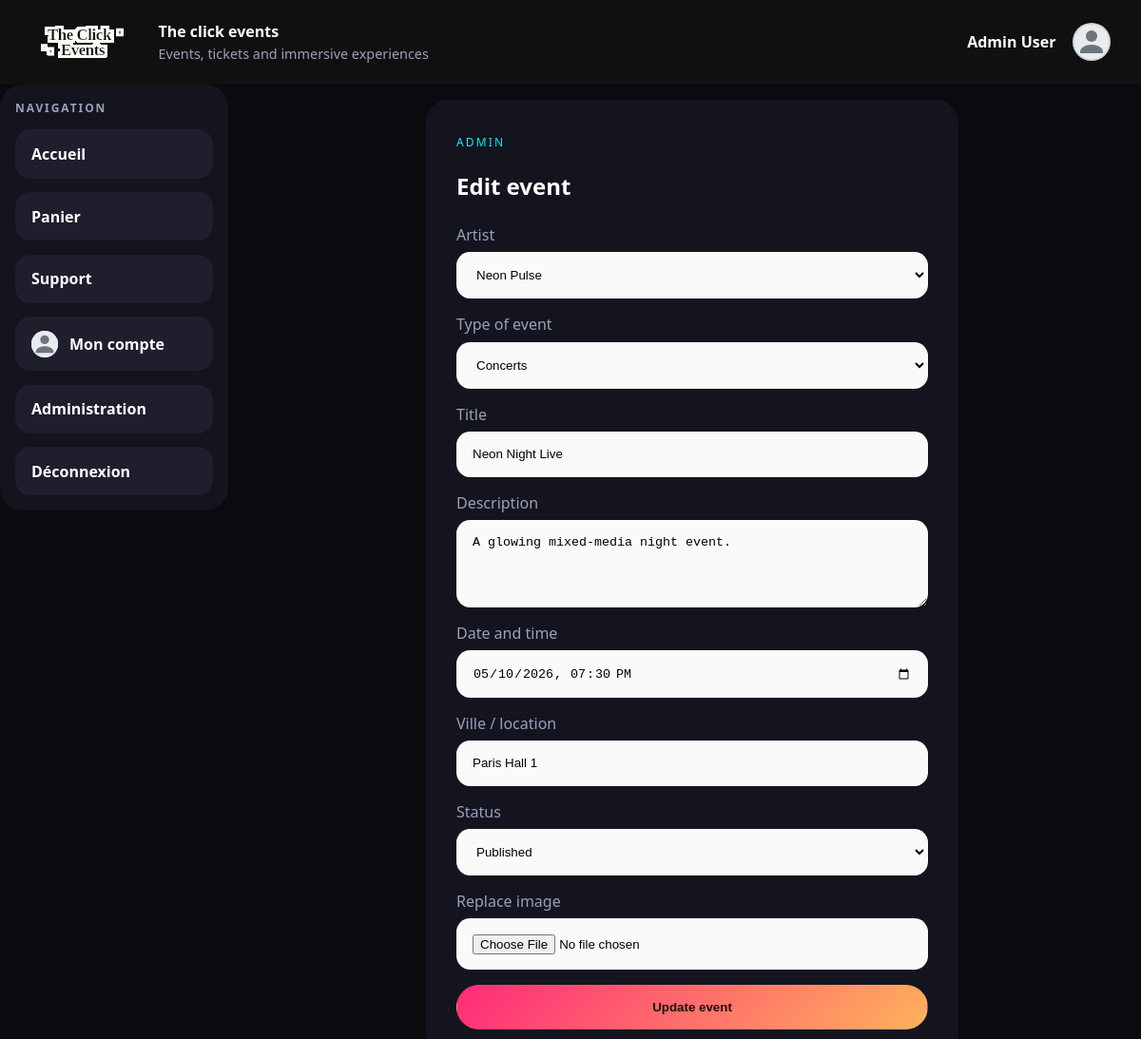
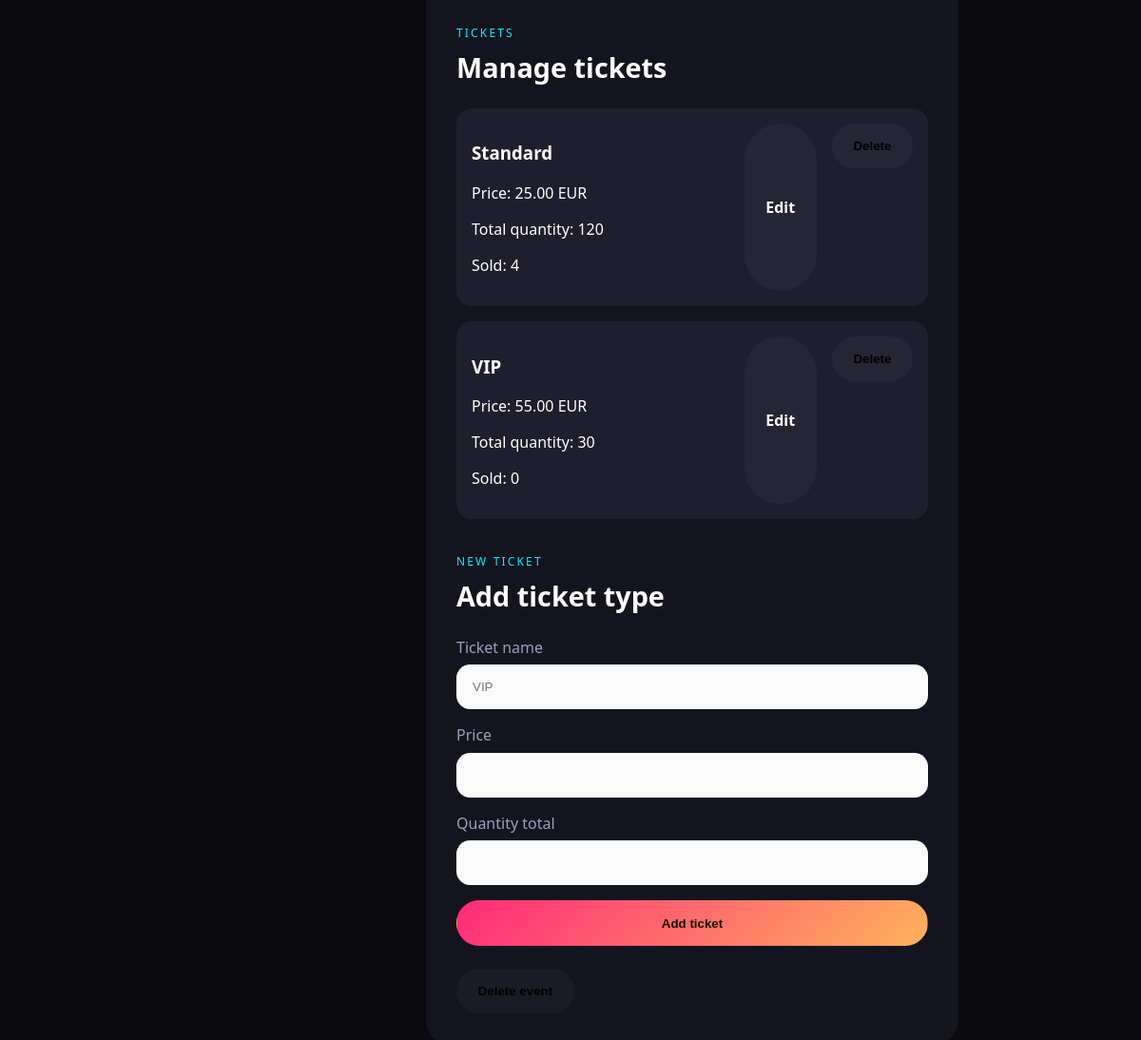
Page /events/edit?id=1 (signed in) on the committed database (2 pictures, top to bottom).
### tables this page shows
CREATE TABLE events (
    id INTEGER PRIMARY KEY AUTOINCREMENT,
    artist_id INTEGER DEFAULT NULL,
    user_artist_id INTEGER DEFAULT NULL,
    title TEXT NOT NULL,
    slug TEXT NOT NULL UNIQUE,
    description TEXT NOT NULL,
    event_date TEXT NOT NULL,
    location TEXT NOT NULL,
    image_path TEXT DEFAULT NULL,
    status TEXT NOT NULL DEFAULT 'draft',
    approval_status TEXT NOT NULL DEFAULT 'pending',
    created_at TEXT DEFAULT CURRENT_TIMESTAMP, category TEXT NOT NULL DEFAULT 'concert',
    FOREIGN KEY (artist_id) REFERENCES artists(id) ON DELETE CASCADE,
    FOREIGN KEY (user_artist_id) REFERENCES users(id) ON DELETE CASCADE
);

CREATE TABLE artists (
    id INTEGER PRIMARY KEY AUTOINCREMENT,
    name TEXT NOT NULL,
    slug TEXT NOT NULL UNIQUE,
    description TEXT NOT NULL,
    image_path TEXT DEFAULT NULL,
    created_at TEXT DEFAULT CURRENT_TIMESTAMP
, user_id INTEGER DEFAULT NULL);

CREATE TABLE tickets (
    id INTEGER PRIMARY KEY AUTOINCREMENT,
    event_id INTEGER NOT NULL,
    name TEXT NOT NULL,
    price REAL NOT NULL,
    quantity_total INTEGER NOT NULL,
    quantity_sold INTEGER NOT NULL DEFAULT 0,
    created_at TEXT DEFAULT CURRENT_TIMESTAMP,
    FOREIGN KEY (event_id) REFERENCES events(id) ON DELETE CASCADE
);

### config/bootstrap.php (called while the page is built, shortened)
<?php
spl_autoload_register(static function (string $class): void {
    $prefix = 'App\\';
    $relativeClass = substr($class, strlen($prefix));
    $candidates = [
        APP_PATH . '/' . str_replace('\\', '/', $relativeClass) . '.php',
        CONFIG_PATH . '/' . str_replace('Config\\', '', $relativeClass) . '.php',
    ];
    foreach ($candidates as $file) {
        if (is_file($file)) {
            return;
        }
    }
});
function view(string $template, array $data = []): void
{
    require VIEW_PATH . '/layouts/main.php';
}
function e(?string $value): string
{
    return htmlspecialchars($value ?? '', ENT_QUOTES, 'UTF-8');
}

### app/core/Controller.php (called while the page is built, shortened)
<?php
abstract class Controller
{
    protected function render(string $template, array $data = []): void
    {
        view($template, $data);
    }
}

### app/controllers/EventController.php (called while the page is built, shortened)
<?php
final class EventController extends Controller
{
    public function edit(): void
    {
        $eventId = (int) ($_GET['id'] ?? 0);
        $event = (new Event())->findById($eventId);
        $this->render('event/edit', [
            'event' => $event,
            'artists' => (new Artist())->all(),
            'categories' => Event::CATEGORIES,
            'tickets' => (new Ticket())->forEvent($eventId),
        ]);
    }
}

### app/models/BaseModel.php (called while the page is built, shortened)
<?php
abstract class BaseModel
{
    protected PDO $db;
    public function __construct()
    {
        $this->db = Database::connection();
    }
    protected function fetchAll(string $sql, array $params = []): array
    {
        $statement = $this->db->prepare($sql);
        $statement->execute($params);
        return $statement->fetchAll();
    }
    protected function fetchOne(string $sql, array $params = []): ?array
    {
        $statement = $this->db->prepare($sql);
        $statement->execute($params);
        $result = $statement->fetch();
        return $result === false ? null : $result;
    }
}

### config/Database.php (called while the page is built, shortened)
<?php
final class Database
{
    private static ?PDO $instance = null;
    public static function connection(): PDO
    {
        if (self::$instance instanceof PDO) {
            return self::$instance;
        }
        $driver = strtolower((string) ($_ENV['DB_DRIVER'] ?? 'sqlite'));
        $sqliteFile = dirname(__DIR__) . '/data/phpjs.sqlite';
        $sqliteDir = dirname($sqliteFile);
        $dsn = 'sqlite:' . $sqliteFile;
        try {
            self::$instance = new PDO($dsn, null, null, [
                PDO::ATTR_ERRMODE => PDO::ERRMODE_EXCEPTION,
                PDO::ATTR_DEFAULT_FETCH_MODE => PDO::FETCH_ASSOC,
            ]);
            self::$instance->exec('PRAGMA foreign_keys = ON');
            self::migrateSqlite(self::$instance);
            $row = self::$instance->query('SELECT COUNT(*) AS count FROM users')->fetch();
        } catch (PDOException $exception) {
            throw new RuntimeException('SQLite connection failed: ' . $exception->getMessage(), 0, $exception);
        }
        return self::$instance;
    }
    private static function migrateSqlite(PDO $pdo): void
    {
        self::ensureColumn($pdo, 'artists', 'user_id', 'INTEGER DEFAULT NULL');
        self::ensureColumn($pdo, 'events', 'category', "TEXT NOT NULL DEFAULT 'concert'");
        self::ensureUniqueIndex($pdo, 'artists', 'user_id');
        self::ensureCartItemsTable($pdo);
    }
    private static function ensureCartItemsTable(PDO $pdo): void
    {
        $columns = $pdo->query('PRAGMA table_info(cart_items)')->fetchAll();
        if ($columns !== false && count($columns) > 0) {
            return;
        }
    }
    private static function ensureColumn(PDO $pdo, string $table, string $column, string $definition): void
    {
        $columns = $pdo->query('PRAGMA table_info(' . $table . ')')->fetchAll();
        foreach ($columns as $existingColumn) {
            if (($existingColumn['name'] ?? null) === $column) {
                return;
            }
        }
    }
    private static function ensureUniqueIndex(PDO $pdo, string $table, string $column): void
    {
        $indexName = $table . '_' . $column . '_unique_idx';
        $indexes = $pdo->query('PRAGMA index_list(' . $table . ')')->fetchAll();
        foreach ($indexes as $index) {
            if (($index['name'] ?? null) === $indexName) {
                return;
            }
        }
    }
}

### app/models/Artist.php (called while the page is built, shortened)
<?php
final class Artist extends BaseModel
{
    public function all(): array
    {
        return $this->fetchAll(
            'SELECT artists.*, users.full_name AS user_full_name, users.email AS user_email, users.profile_picture_path AS user_profile_picture_path
             FROM artists
             LEFT JOIN users ON users.id = artists.user_id
             ORDER BY artists.created_at DESC'
        );
    }
}

### app/models/Event.php (called while the page is built, shortened)
<?php
final class Event extends BaseModel
{
    public function findById(int $id): ?array
    {
        return $this->fetchOne('SELECT * FROM events WHERE id = :id LIMIT 1', [':id' => $id]);
    }
}

### app/models/Ticket.php (called while the page is built, shortened)
<?php
final class Ticket extends BaseModel
{
    public function forEvent(int $eventId): array
    {
        return $this->fetchAll(
            'SELECT * FROM tickets WHERE event_id = :event_id ORDER BY price ASC',
            [':event_id' => $eventId]
        );
    }
}

### app/views/event/edit.php (the view, shortened to what this page needs)
<section class="auth-card">
    <span class="eyebrow">Admin</span>
    <h1>Edit event</h1>
    <form method="post" action="/events/update" enctype="multipart/form-data" class="auth-form">
        <label>
            Artist
            <select name="artist_id" required>
                <?php foreach ($artists as $artist): ?>
                    <option value="<?= e((string) $artist['id']) ?>" <?= (int) $artist['id'] === (int) $event['artist_id'] ? 'selected' : '' ?>>
                        <?= e($artist['name']) ?>
                    </option>
                <?php endforeach; ?>
            </select>
        </label>
        <label>
            Type of event
            <select name="category" required>
                <?php foreach ($categories as $key => $label): ?>
                    <option value="<?= e($key) ?>" <?= ($event['category'] ?? 'concert') === $key ? 'selected' : '' ?>><?= e($label) ?></option>
                <?php endforeach; ?>
            </select>
        </label>
        <label>
            Title
            <input type="text" name="title" value="<?= e($event['title']) ?>" required>
        </label>
        <label>
            Description
            <textarea name="description" rows="4" required><?= e($event['description']) ?></textarea>
        </label>
        <label>
            Date and time
            <input type="datetime-local" name="event_date" value="<?= e(str_replace(' ', 'T', substr((string) $event['event_date'], 0, 16))) ?>" required>
        </label>
        <label>
            Ville / location
            <input type="text" name="location" value="<?= e($event['location']) ?>" required>
        </label>
        <label>
            Status
            <select name="status" required>
                <?php foreach (['draft', 'published', 'cancelled'] as $status): ?>
                    <option value="<?= e($status) ?>" <?= $event['status'] === $status ? 'selected' : '' ?>><?= e(ucfirst($status)) ?></option>
                <?php endforeach; ?>
            </select>
        </label>
        <label>
            Replace image
            <input type="file" name="image" accept="image/*">
        </label>
        <button type="submit" class="button button-primary">Update event</button>
    </form>
    <div class="section-heading" style="margin-top:2rem;">
        <span>Tickets</span>
        <h2>Manage tickets</h2>
    </div>
    <?php if (empty($tickets)): ?>
        <p>No tickets yet.</p>
    <?php else: ?>
        <div class="cart-items">
            <?php foreach ($tickets as $ticket): ?>
                <article class="cart-item">
                    <div>
                        <h3><?= e($ticket['name']) ?></h3>
                        <p>Price: <?= e(number_format((float) $ticket['price'], 2)) ?> EUR</p>
                        <p>Total quantity: <?= e((string) $ticket['quantity_total']) ?></p>
                        <p>Sold: <?= e((string) $ticket['quantity_sold']) ?></p>
                    </div>
                    <div class="hero-actions" style="margin-top:0;">
                        <a class="button button-secondary" href="/tickets/edit?id=<?= e((string) $ticket['id']) ?>">Edit</a>
                        <form method="post" action="/tickets/delete">
                            <button class="button button-secondary" type="submit">Delete</button>
                        </form>
                    </div>
                </article>
            <?php endforeach; ?>
        </div>
    <?php endif; ?>
    <div class="section-heading" style="margin-top:2rem;">
        <span>New ticket</span>
        <h2>Add ticket type</h2>
    </div>
    <form method="post" action="/tickets/store" class="auth-form">
        <label>
            Ticket name
            <input type="text" name="name" placeholder="VIP" required>
        </label>
        <label>
            Price
            <input type="number" step="0.01" name="price" required>
        </label>
        <label>
            Quantity total
            <input type="number" name="quantity_total" required>
        </label>
        <button type="submit" class="button button-primary">Add ticket</button>
    </form>
    <form method="post" action="/events/delete" style="margin-top:1rem;">
        <button class="button button-secondary" type="submit">Delete event</button>
    </form>
</section>

### public/css/style.css (style rules this page uses)
:root { --bg: #0a0a0f; --panel: #14141f; --panel-2: #1e1e2d; --text: #ffffff; --muted: #9aa0b8; --accent: #ff2a7a; --accent-2: #00f0ff; --border: transparent; }
* { box-sizing: border-box; }
body { margin: 0; font-family: "Segoe UI", "Helvetica Neue", Arial, sans-serif; background: var(--bg); color: var(--text); }
a { color: inherit; text-decoration: none; }
.eyebrow, .section-heading span, .stats-card span { text-transform: uppercase; letter-spacing: 0.18em; color: var(--accent-2); font-size: 0.75rem; }
.hero-actions { display: flex; gap: 1rem; margin-top: 1.8rem; flex-wrap: wrap; }
.button { display: inline-flex; align-items: center; justify-content: center; padding: 0.95rem 1.35rem; border-radius: 999px; border: 1px solid transparent; font-weight: 700; }
.button-primary { background: linear-gradient(135deg, var(--accent), #ffb25c); color: #1a1206; }
.button-secondary { border-color: var(--border); background: rgba(255, 255, 255, 0.03); }
.section-heading { margin: 3rem 0 1rem; }
.section-heading h2 { margin: 0.4rem 0 0; font-size: 1.8rem; }
.auth-card { max-width: 560px; margin: 0 auto; padding: 2rem; background: var(--panel); border: none; border-radius: 1.5rem; box-shadow: none; }
.auth-form { display: grid; gap: 1rem; margin: 1.5rem 0; }
.auth-form label { display: grid; gap: 0.45rem; color: var(--muted); }
.auth-form input { width: 100%; padding: 0.95rem 1rem; border-radius: 0.9rem; border: 1px solid var(--border); background: rgba(255, 255, 255, 0.98); color: #000; }
.auth-form textarea, .auth-form select { width: 100%; padding: 0.95rem 1rem; border-radius: 0.9rem; border: 1px solid var(--border); background: rgba(255, 255, 255, 0.98); color: #000; }
.cart-items { display: grid; gap: 1rem; margin: 1.5rem 0; }
.cart-item { display: flex; justify-content: space-between; gap: 1rem; padding: 1rem; border-radius: 1rem; background: var(--panel-2); color: var(--text); border: none; }
.hero-actions form { margin: 0; }
.card, .auth-card, .cart-item, .hero-copy, .hero-panel { transition: transform 180ms ease, border-color 180ms ease, box-shadow 180ms ease, background 180ms ease; }
.events-grid .card, .events-grid .event-card-link, .notification-cards .card, .cart-items .cart-item { min-height: unset; }

### rows in the picture
events: artist_id "Neon Pulse", category "Concerts", title "Neon Night Live", description "A glowing mixed-media night event.", event_date "05/10/2026 19:30", location "Paris Hall 1", status "Published"
tickets: name "Standard", price "25.00", quantity_total "120", quantity_sold "4"
tickets: name "VIP", price "55.00", quantity_total "30", quantity_sold "0"

### other values in the picture
$_SESSION['user']['full_name'] "Admin User"
